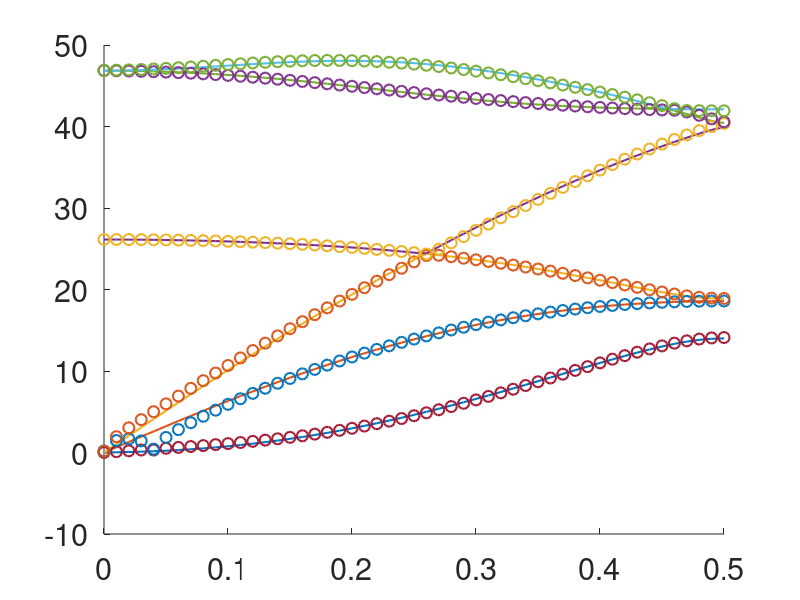

MATLAB code for this plot:
%this is to compare the phonon frequency of the two method
clear all;
close all;
set(0,'defaultlinelinewidth',1.5);
set(0,'DefaultAxesFontSize',22);
set(0,'DefaultLineMarkerSize',8)
data1=load('band.dat');
data2=load('ww.dat');

qs=0:0.01:0.5;
figure(1)
hold on
plot(data1(1:101,2),data1(1:101,5:end));
plot(qs,data2(:,1:6),'o')